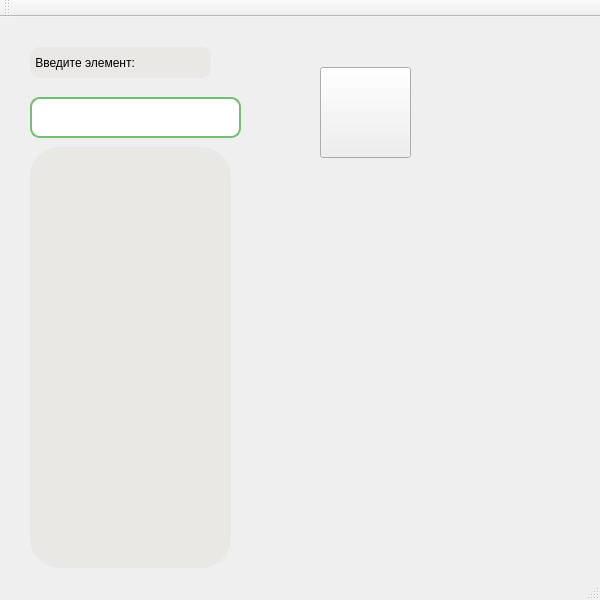
<?xml version="1.0" encoding="UTF-8"?>
<ui version="4.0">
 <class>MainWindow</class>
 <widget class="QMainWindow" name="MainWindow">
  <property name="geometry">
   <rect>
    <x>0</x>
    <y>0</y>
    <width>600</width>
    <height>600</height>
   </rect>
  </property>
  <property name="focusPolicy">
   <enum>Qt::NoFocus</enum>
  </property>
  <property name="windowTitle">
   <string>Del_elem</string>
  </property>
  <property name="autoFillBackground">
   <bool>false</bool>
  </property>
  <property name="styleSheet">
   <string notr="true"/>
  </property>
  <widget class="QWidget" name="centralWidget">
   <widget class="QPushButton" name="Hello">
    <property name="geometry">
     <rect>
      <x>320</x>
      <y>50</y>
      <width>91</width>
      <height>91</height>
     </rect>
    </property>
    <property name="cursor">
     <cursorShape>PointingHandCursor</cursorShape>
    </property>
    <property name="styleSheet">
     <string notr="true">border-image: url(:/C:/Users/Олеся/Downloads/icons8-ok-100_1.png);</string>
    </property>
    <property name="text">
     <string/>
    </property>
    <property name="autoRepeat">
     <bool>false</bool>
    </property>
   </widget>
   <widget class="QLabel" name="output">
    <property name="geometry">
     <rect>
      <x>30</x>
      <y>130</y>
      <width>201</width>
      <height>421</height>
     </rect>
    </property>
    <property name="styleSheet">
     <string notr="true">font: 6pt &quot;MS Shell Dlg 2&quot;;
border-radius: 30%;
background-color: #e9e8e4;
</string>
    </property>
    <property name="text">
     <string/>
    </property>
   </widget>
   <widget class="QLineEdit" name="input">
    <property name="geometry">
     <rect>
      <x>30</x>
      <y>80</y>
      <width>211</width>
      <height>41</height>
     </rect>
    </property>
    <property name="styleSheet">
     <string notr="true">border-radius: 10%;
border: 2px solid #72be74;</string>
    </property>
   </widget>
   <widget class="QLineEdit" name="lineEdit">
    <property name="geometry">
     <rect>
      <x>30</x>
      <y>30</y>
      <width>181</width>
      <height>31</height>
     </rect>
    </property>
    <property name="styleSheet">
     <string notr="true">
font: 10pt &quot;MS Shell Dlg 2&quot;;
border-radius: 10%;
background-color: #e9e8e4;
</string>
    </property>
    <property name="text">
     <string> Введите элемент:</string>
    </property>
   </widget>
  </widget>
  <widget class="QMenuBar" name="menuBar">
   <property name="geometry">
    <rect>
     <x>0</x>
     <y>0</y>
     <width>600</width>
     <height>17</height>
    </rect>
   </property>
  </widget>
  <widget class="QToolBar" name="mainToolBar">
   <attribute name="toolBarArea">
    <enum>TopToolBarArea</enum>
   </attribute>
   <attribute name="toolBarBreak">
    <bool>false</bool>
   </attribute>
  </widget>
  <widget class="QStatusBar" name="statusBar"/>
 </widget>
 <layoutdefault spacing="6" margin="11"/>
 <resources/>
 <connections/>
</ui>
